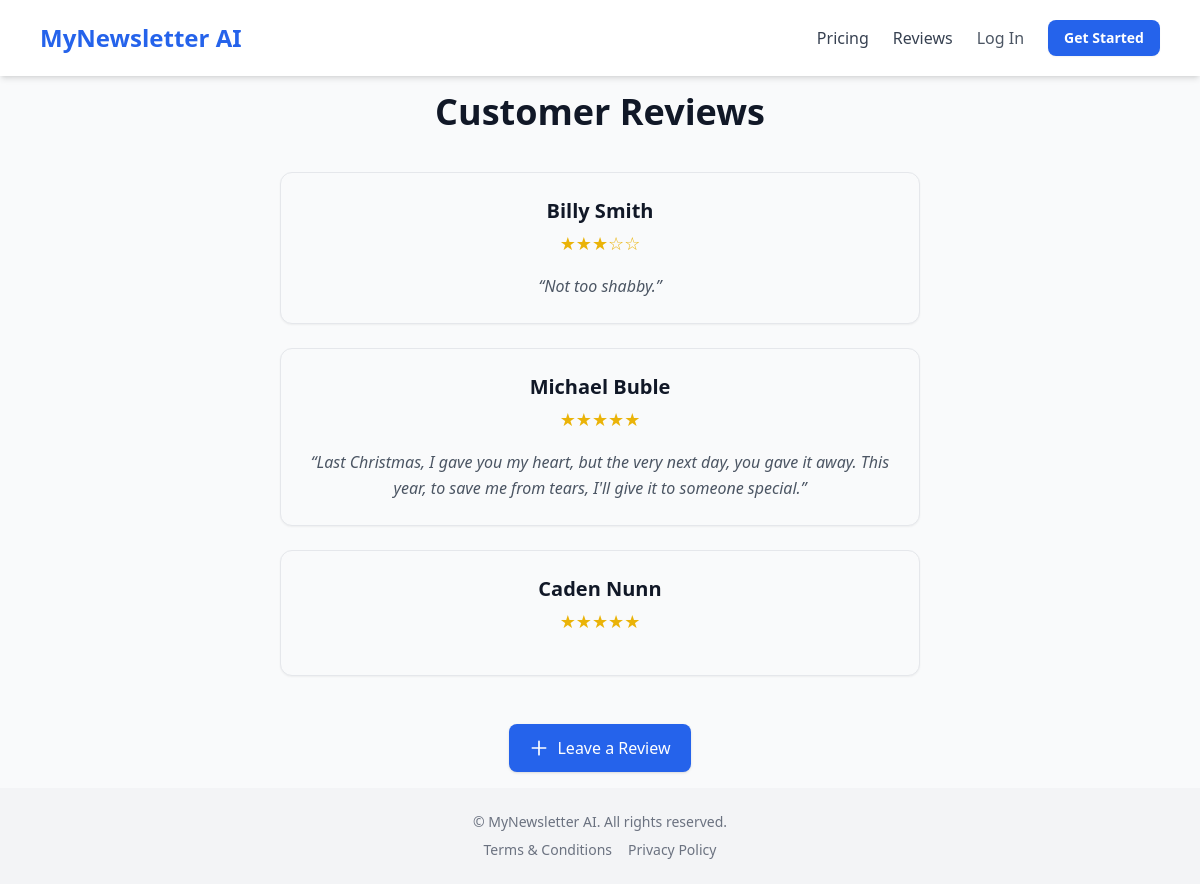
The app's page /reviews with its own data.
### tables this page shows
CREATE TABLE "reviews" (
	"id"	INTEGER NOT NULL,
	"name"	TEXT NOT NULL,
	"stars"	INTEGER NOT NULL,
	"comment"	TEXT,
	PRIMARY KEY("id")
);

### app.py (the view)
@app.route('/reviews')
def reviews():
    conn = sqlite3.connect('newsletter.db')
    conn.row_factory = sqlite3.Row  # allows dict-style access
    cursor = conn.cursor()
    cursor.execute('SELECT * FROM reviews ORDER BY id DESC')
    reviews = cursor.fetchall()
    conn.close()
    return render_template('reviews.html', reviews=reviews)

### app.py (called while the page is built, shortened)
@app.context_processor
def inject_subscription_context():
    if 'user_id' not in session:
        return {}

### templates/reviews.html
{% extends 'base.html' %}
{% block content %}
<div class="max-w-2xl mx-auto p-4">
  <h1 class="text-4xl font-bold text-gray-900 mb-10 text-center">Customer Reviews</h1>
  {% if reviews %}
    <div class="space-y-6 mb-12">
      {% for review in reviews %}
        <div class="bg-gray-50 border border-gray-200 rounded-xl p-6 shadow-sm hover:shadow-md transition">
          <div class="mb-4 text-center">
            <h2 class="text-xl font-semibold text-gray-900">{{ review['name'] }}</h2>
            <p class="text-yellow-500 text-lg mt-1">{{ '★' * review['stars'] }}{{ '☆' * (5 - review['stars']) }}</p>
          </div>
          {% if review['comment'] %}
            <p class="text-gray-600 text-base italic text-center leading-relaxed">“{{ review['comment'] }}”</p>
          {% endif %}
        </div>
      {% endfor %}
    </div>
  {% else %}
    <p class="text-lg text-gray-500 text-center mb-12">No reviews yet. Be the first to leave one!</p>
  {% endif %}
  <div class="flex justify-center">
    <a href="{{ url_for('new_review') }}" class="inline-flex items-center gap-2 bg-blue-600 text-white px-5 py-3 rounded-lg hover:bg-blue-700 transition font-medium shadow">
      <svg xmlns="http://www.w3.org/2000/svg" class="h-5 w-5" fill="none" viewBox="0 0 24 24" stroke="currentColor">
        <path stroke-linecap="round" stroke-linejoin="round" stroke-width="2" d="M12 4v16m8-8H4"/>
      </svg>
      Leave a Review
    </a>
  </div>
</div>
{% endblock %}

### templates/base.html (shortened to what this page needs)
<!DOCTYPE html>
<html lang="en">
<head>
  <script src="https://cdn.tailwindcss.com"></script>
  <link rel="stylesheet" href="https://cdn.jsdelivr.net/npm/flatpickr/dist/flatpickr.min.css">
</head>
<body class="font-sans bg-gray-50 text-gray-800 flex flex-col min-h-screen">
  {% include 'partials/header.html' %}
  <main class="flex-grow">
    {% block content %}
    {% endblock %}
  </main>
  {% include 'partials/footer.html' %}
</body>
</html>

### templates/partials/header.html (shortened to what this page needs)
<header class="bg-white shadow-md py-5" x-data="{ navOpen: false }">
  <div class="max-w-6xl mx-auto px-4 flex items-center justify-between">
    <a href="/" class="text-2xl font-bold theme-color-1">MyNewsletter AI</a>
    <div class="hidden md:flex items-center gap-6 ml-auto">
      <a href="/pricing" class="text-base text-gray-700 hover:text-blue-700 transition">Pricing</a>
      <a href="/reviews" class="text-base text-gray-700 hover:text-blue-700 transition">Reviews</a>
      {% if session['user_id'] %}
        <div class="relative" x-data="{ open: false }">
          <button
            @click="open = !open"
            class="w-10 h-10 rounded-full bg-gradient-to-br from-blue-600 to-blue-400 text-white font-semibold text-lg flex items-center justify-center shadow-md hover:shadow-lg transition"
          >
            {{ session['email'][0]|upper }}
            <svg
              class="absolute -right-5 top-1/2 transform -translate-y-1/2 w-4 h-4 text-black transition-transform duration-200"
              :class="{ 'rotate-180': open }"
              fill="none" stroke="currentColor" stroke-width="2" viewBox="0 0 24 24"
            >
              <path stroke-linecap="round" stroke-linejoin="round" d="M19 9l-7 7-7-7" />
            </svg>
          </button>
          <div
            x-show="open"
            @click.away="open = false"
            class="absolute right-0 mt-2 w-48 bg-white border rounded-lg shadow-lg z-50 origin-top"
            x-transition
          >
            <a href="/dashboard" class="block px-4 py-2 text-sm text-gray-700 hover:bg-gray-100">Dashboard</a>
            <a href="/account-settings" class="block px-4 py-2 text-sm text-gray-700 hover:bg-gray-100">Account Settings</a>
            <a href="/logout" class="block px-4 py-2 text-sm text-red-600 hover:bg-red-100">Log out</a>
          </div>
        </div>
      {% else %}
        <a href="/login" class="text-base text-gray-600 hover:text-blue-600 transition">
          Log In
        </a>
        <a href="/register" class="bg-blue-600 hover:bg-blue-700 text-white px-4 py-2 rounded-lg text-sm font-semibold shadow-sm transition whitespace-nowrap">
          Get Started
        </a>
      {% endif %}
    </div>
  </div>
</header>

### templates/partials/footer.html
<footer class="bg-gray-100 py-6 text-center text-sm text-gray-500">
  <p>&copy; {{ year }} MyNewsletter AI. All rights reserved.</p>
  <div class="mt-2 flex justify-center gap-4">
    <a href="/terms" target="_blank" rel="noopener noreferrer" class="hover:underline">Terms & Conditions</a>
    <a href="/privacy" target="_blank" rel="noopener noreferrer" class="hover:underline">Privacy Policy</a>
  </div>
</footer>

### templates/base.html (style rules this page uses)
.theme-color-1 { color: #2563EB; }

### records on screen
reviews: name "Billy Smith", stars "★★★", stars "☆☆", comment "Not too shabby."
reviews: name "Michael Buble", stars "★★★★★", comment "Last Christmas, I gave you my heart, but the very next day, you gave it away. This year, to save me from tears, I'll give it to someone special."
reviews: name "Caden Nunn", stars "★★★★★"
